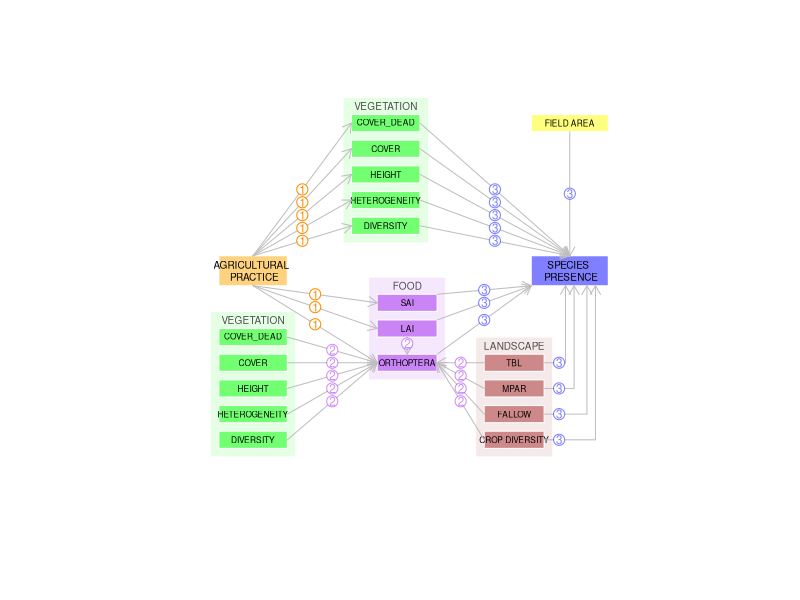

Write the R code that produced this figure.

setwd("~/First chapter/Path analysis")
pdf(file = "Path_Network_Simple.pdf")

  offset.poly = 2 
  cex.text = 0.5              
  cex.text1 = 0.6
  cex.category = 0.6 
  Treatment.name="AGRICULTURAL \n PRACTICE"  
  Species.name="SPECIES \n PRESENCE"
  
  
  require(sp)
  require(plotrix)
  require(diagram)
  
  grid.size.max <- 40
  grid.size.min <- 0
  coords <- matrix(c(grid.size.min         , grid.size.min ,
                     grid.size.max , grid.size.min ,
                     grid.size.max , grid.size.max ,
                     grid.size.min          , grid.size.max,
                     grid.size.min          , grid.size.min
  ), ncol = 2, byrow = TRUE)
  
  P1 <- Polygon(coords)
  myStudyArea.poly <-  SpatialPolygons(list(Polygons(list(P1), ID = "a")),
                                       proj4string=CRS("+proj=utm +zone=33 +datum=WGS84 +units=m +no_defs +ellps=WGS84 +towgs84=0,0,0"))
  
  
  
  plot(myStudyArea.poly, xlim=c(-20,70), ylim=c(-30,60), border="white")
  
   # axis(1)
    #axis(2)
 

  
  # ==== I. DEFINE THE BASIC PATH STRUCTURE ==== # Define position of boxes
  # ---- 1. Treatment/ PRESENCE ---- 
  Treatment=cbind(c(-22,-6,-6,-22), c(16,16,23,23)) # 1st column X : bottomleft, bottom right, topright, topleft.# 2nd column Y
  polygon(Treatment[,1], Treatment[,2], col =  adjustcolor("orange",alpha.f = 0.5), border = "white")
  text(mean(Treatment[,1]),mean(Treatment[,2]), Treatment.name, cex = cex.text1)
  
  Pres=cbind(c(51,69,69,51), c(16,16,23,23))
  polygon(Pres[,1], Pres[,2], col =  adjustcolor("blue",alpha.f = 0.5), border = "white")
  text(mean(Pres[,1]),mean(Pres[,2]), Species.name, cex = cex.text1) 
  
  
  # ---- 2. FOOD ---- 
  SAI_sd=cbind(c(15,29,29,15), c(10,10,14,14))
  LAI_sd=cbind(c(15,29,29,15), c(4,4,8,8))
  biom=cbind(c(15,29,29,15), c(-4,-4,0,0))
  
  food= rbind(SAI_sd,LAI_sd,biom)
  min1 <- min(food[,1])-offset.poly
  min2 <- min(food[,2])-offset.poly
  max1 <- max(food[,1])+offset.poly
  max2 <- max(food[,2])+4
  
  
  polygon(c(min1,max1,max1,min1) ,
          c(min2,min2,max2,max2)  ,
          col =  adjustcolor("purple",alpha.f = 0.1), border = "white")
  text(mean(food[,1]),max(food[,2])+2 , "FOOD", col=grey(0.3), cex=cex.category)
  
  
  polygon(SAI_sd[,1], SAI_sd[,2], col =  adjustcolor("purple",alpha.f = 0.5), border = "white")
  text(mean(SAI_sd[,1]),mean(SAI_sd[,2]), "SAI", cex = cex.text)
  
  polygon(LAI_sd[,1], LAI_sd[,2], col =  adjustcolor("purple",alpha.f = 0.5), border = "white")
  text(mean(LAI_sd[,1]),mean(LAI_sd[,2]), "LAI", cex = cex.text)
  
  polygon(biom[,1], biom[,2], col =  adjustcolor("purple",alpha.f = 0.5), border = "white")
  text(mean(biom[,1]),mean(biom[,2]), "ORTHOPTERA", cex = cex.text)
  
  # ---- 3. VEGETATION  ---- 
  Diver=cbind(c(9,25,25,9), c(28,28,32,32))
  Heter=cbind(c(9,25,25,9), c(34,34,38,38))
  Height=cbind(c(9,25,25,9), c(40,40,44,44))
  Cover=cbind(c(9,25,25,9), c(46,46,50,50))
  Cover_dead=cbind(c(9,25,25,9), c(52,52,56,56))
  
  veg= rbind(Diver,Heter,Height,Cover,Cover_dead)
  min1 <- min(veg[,1])-offset.poly
  min2 <- min(veg[,2])-offset.poly
  max1 <- max(veg[,1])+offset.poly
  max2 <- max(veg[,2])+4
  
  polygon(c(min1,max1,max1,min1) ,
          c(min2,min2,max2,max2)  ,
          col =  adjustcolor("green",alpha.f = 0.1), border = "white")
  text(mean(veg[,1]),max(veg[,2])+2 , "VEGETATION", col=grey(0.3), cex=cex.category)
  
  
  polygon(Diver[,1], Diver[,2], col =  adjustcolor("green",alpha.f = 0.5), border = "white")
  text(mean(Diver[,1]),mean(Diver[,2]), "DIVERSITY", cex = cex.text)
  
  polygon(Heter[,1], Heter[,2], col =  adjustcolor("green",alpha.f = 0.5), border = "white")
  text(mean(Heter[,1]),mean(Heter[,2]), "HETEROGENEITY", cex = cex.text)
  
  polygon(Height[,1], Height[,2], col =  adjustcolor("green",alpha.f = 0.5), border = "white")
  text(mean(Height[,1]),mean(Height[,2]), "HEIGHT", cex = cex.text)
  
  polygon(Cover[,1], Cover[,2], col =  adjustcolor("green",alpha.f = 0.5), border = "white")
  text(mean(Cover[,1]),mean(Cover[,2]), "COVER", cex = cex.text)
  
  polygon(Cover_dead[,1], Cover_dead[,2], col =  adjustcolor("green",alpha.f = 0.5), border = "white")
  text(mean(Cover_dead[,1]),mean(Cover_dead[,2]), "COVER_DEAD", cex = cex.text)
  
  # ---- 4. VEGETATION  2 ---- 
  Diver1=cbind(c(-22,-6,-6,-22), c(-22,-22,-18,-18))
  Heter1=cbind(c(-22,-6,-6,-22), c(-16,-16,-12,-12))
  Height1=cbind(c(-22,-6,-6,-22), c(-10,-10,-6,-6))
  Cover1=cbind(c(-22,-6,-6,-22), c(-4,-4,0,0))
  Cover_dead1=cbind(c(-22,-6,-6,-22), c(2,2,6,6))
  
  veg1= rbind(Diver1,Heter1,Height1,Cover1,Cover_dead1)
  min1 <- min(veg1[,1])-offset.poly
  min2 <- min(veg1[,2])-offset.poly
  max1 <- max(veg1[,1])+offset.poly
  max2 <- max(veg1[,2])+4
  
  
  polygon(c(min1,max1,max1,min1) ,
          c(min2,min2,max2,max2)  ,
          col =  adjustcolor("green",alpha.f = 0.1), border = "white")
  text(mean(veg1[,1]),max(veg1[,2])+2 , "VEGETATION", col=grey(0.3), cex=cex.category)
  
  
  polygon(Diver1[,1], Diver1[,2], col =  adjustcolor("green",alpha.f = 0.5), border = "white")
  text(mean(Diver1[,1]),mean(Diver1[,2]), "DIVERSITY", cex = cex.text)
  
  polygon(Heter1[,1], Heter1[,2], col =  adjustcolor("green",alpha.f = 0.5), border = "white")
  text(mean(Heter1[,1]),mean(Heter1[,2]), "HETEROGENEITY", cex = cex.text)
  
  polygon(Height1[,1], Height1[,2], col =  adjustcolor("green",alpha.f = 0.5), border = "white")
  text(mean(Height1[,1]),mean(Height1[,2]), "HEIGHT", cex = cex.text)
  
  polygon(Cover1[,1], Cover1[,2], col =  adjustcolor("green",alpha.f = 0.5), border = "white")
  text(mean(Cover1[,1]),mean(Cover1[,2]), "COVER", cex = cex.text)
  
  polygon(Cover_dead1[,1], Cover_dead1[,2], col =  adjustcolor("green",alpha.f = 0.5), border = "white")
  text(mean(Cover_dead1[,1]),mean(Cover_dead1[,2]), "COVER_DEAD", cex = cex.text)
  
  
  # ---- 5. LANDSCAPE  ---- 
  tbl=cbind(c(40,54,54,40), c(-4,-4,0,0))
  par=cbind(c(40,54,54,40), c(-10,-10,-6,-6))
  Fallow=cbind(c(40,54,54,40), c(-16,-16,-12,-12))
  Irrig=cbind(c(40,54,54,40), c(-22,-22,-18,-18))
  area=cbind(c(51,69,69,51), c(52,52,56,56))
  
  
  landscape= rbind(tbl,par,Fallow,Irrig)
  min1 <- min(landscape[,1])-offset.poly
  min2 <- min(landscape[,2])-offset.poly
  max1 <- max(landscape[,1])+offset.poly
  max2 <- max(landscape[,2])+4
  
  
  polygon(c(min1,max1,max1,min1) ,
          c(min2,min2,max2,max2)  ,
          col =  adjustcolor("brown",alpha.f = 0.1), border = "white")
  
  text(mean(landscape[,1]),max(landscape[,2])+2 , "LANDSCAPE", col=grey(0.3), cex=cex.category)
  
  polygon(tbl[,1], tbl[,2], col =  adjustcolor("brown",alpha.f = 0.5), border = "white")
  text(mean(tbl[,1]),mean(tbl[,2]), "TBL", cex = cex.text)
  
  
  polygon(par[,1], par[,2], col =  adjustcolor("brown",alpha.f = 0.5), border = "white")
  text(mean(par[,1]),mean(par[,2]), "MPAR", cex = cex.text)
  
  polygon(Fallow[,1], Fallow[,2], col =  adjustcolor("brown",alpha.f = 0.5), border = "white")
  text(mean(Fallow[,1]),mean(Fallow[,2]), "FALLOW", cex = cex.text)
  
  polygon(Irrig[,1], Irrig[,2], col =  adjustcolor("brown",alpha.f = 0.5), border = "white")
  text(mean(Irrig[,1]),mean(Irrig[,2]), "CROP DIVERSITY", cex = cex.text)
  
  polygon(area[,1], area[,2], col =  adjustcolor("yellow",alpha.f = 0.5), border = "white")
  text(mean(area[,1]),mean(area[,2]), "FIELD AREA", cex = cex.text)
  
  
  # ==== II. ADD THE ARROW ====  Define position of beginning and end of arrows (NO LANDSCAPE)
  #FROM Treatment 
  
  predictors <- c( rep("Treatment", 8),
                   "Diver", "Heter", "Height", "Cover", "Cover_dead",
                   "Diver", "Heter", "Height", "Cover", "Cover_dead",
                   "tbl","par","Fallow","Irrig",
                   "SAI_sd", "LAI_sd", "biom",
                   "LAI_sd", 
                   "area")
  
  response <- c("SAI_sd","LAI_sd","biom","Diver","Heter","Height","Cover","Cover_dead",
                rep("Pres",5),
                rep("biom", 5),
                rep("biom", 4),
                rep("Pres",3),
                "biom",
                "Pres")
  
  x0= c(rep(mean(Treatment[c(1:2),1]),8),
        mean(Diver[c(2),1]), mean(Heter[c(2),1]), mean(Height[c(2),1]), mean(Cover[c(2),1]), mean(Cover_dead[c(2),1]),
        mean(Diver1[c(2),1]), mean(Heter1[c(2),1]), mean(Height1[c(2),1]), mean(Cover1[c(2),1]), mean(Cover_dead1[c(2),1]),
        mean(tbl[c(1),1]), mean(par[c(1),1]), mean(Fallow[c(1),1]), mean(Irrig[c(1),1]),
        SAI_sd[3,1], LAI_sd[3,1], biom[3,1],
        mean(LAI_sd[1:2,1]),
        mean(area[1:2,1]))
  
  x1= c(SAI_sd[1,1] , LAI_sd[1,1], biom[1,1], Diver[1,1], Heter[1,1], Height[1,1], Cover[1,1], Cover_dead[1,1],
        rep(mean(Pres[1:2,1]), 5),
        rep(mean(biom[1,1]), 5),
        rep(mean(biom[2,1]), 4),
        rep(Pres[1,1],3),
        mean(biom[1:2,1]),
        mean(area[1:2,1]) )
  
  y0= c(mean(Treatment[1,2]),mean(Treatment[1,2]),mean(Treatment[1,2]),
        mean(Treatment[3,2]),mean(Treatment[3,2]),mean(Treatment[3,2]),mean(Treatment[3,2]),mean(Treatment[3,2]),
        mean(Diver[3:2,2]), mean(Heter[3:2,2]), mean(Height[3:2,2]), mean(Cover[3:2,2]), mean(Cover_dead[3:2,2]),
        mean(Diver1[3:2,2]), mean(Heter1[3:2,2]), mean(Height1[3:2,2]), mean(Cover1[3:2,2]), mean(Cover_dead1[3:2,2]),
        mean(tbl[3:2,2]), mean(par[3:2,2]), mean(Fallow[3:2,2]), mean(Irrig[3:2,2]),
        SAI_sd[3,2], LAI_sd[3,2], biom[3,2],
        LAI_sd[2,2],
        mean(area[2,2]) )
  
  
  y1= c(mean(SAI_sd[c(1,4),2]) ,mean(LAI_sd[c(1,4),2]) ,mean(biom[c(1,4),2]) ,mean(Diver[c(1,4),2]),
        mean(Heter[c(1,4),2]), mean(Height[c(1,4),2]), mean(Cover[c(1,4),2]), mean(Cover_dead[c(1,4),2]),
        rep(mean(Pres[c(4),2]), 5),
        rep(mean(biom[c(1:4),2]), 5),
        rep(mean(biom[c(2:3),2]), 4),
        rep(Pres[1,2],3),
        biom[3,2],
        mean(Pres[3,2]) )
  
  let <- c("1", "1", "1", "1", "1", "1", "1", "1", "3", "3", "3", "3", "3", 
           "2", "2", "2", "2", "2", "2", "2", "2", "2", "3", "3", "3", "2", "3")
  
#  for(i in 1:length(x0)){ # For all grey
    
#      arrows(x0=x0[i], x1=x1[i], y0=y0[i], y1= y1[i],length = 0.1, lwd=1, col= "grey" )
#      draw.circle(mean(c(x0[i], x1[i])), mean(c(y0[i], y1[i])), radius = 1.3, border = "grey",
#                  col = "white")
#      text(mean(c(x0[i], x1[i])) , mean(c(y0[i], y1[i])),let[i], cex = 0.7, col = "grey")
     
#  }
  
  #By colours ( = PlotMeta)
  
  for(i in 1:8){ 
    
    arrows(x0=x0[i], x1=x1[i], y0=y0[i], y1= y1[i],length = 0.1, lwd=1, col= "grey" )
    draw.circle(mean(c(x0[i], x1[i])), mean(c(y0[i], y1[i])), radius = 1.3, border = "darkorange", col = "white")
    text(mean(c(x0[i], x1[i])) , mean(c(y0[i], y1[i])),let[i], cex = 0.7, col = "darkorange")
    
  }
  
  for(i in 9:13){ 
    
    arrows(x0=x0[i], x1=x1[i], y0=y0[i], y1= y1[i],length = 0.1, lwd=1, col= "grey" )
    draw.circle(mean(c(x0[i], x1[i])), mean(c(y0[i], y1[i])), radius = 1.3, border = adjustcolor("blue",alpha.f = 0.5), 
                col = "white")
    text(mean(c(x0[i], x1[i])) , mean(c(y0[i], y1[i])),let[i], cex = 0.7, col = adjustcolor("blue",alpha.f = 0.5))
    
  }
  
  for(i in 14:22){ 
    
    arrows(x0=x0[i], x1=x1[i], y0=y0[i], y1= y1[i],length = 0.1, lwd=1, col= "grey" )
    draw.circle(mean(c(x0[i], x1[i])), mean(c(y0[i], y1[i])), radius = 1.3, border = adjustcolor("purple",alpha.f = 0.5), 
                col = "white")
    text(mean(c(x0[i], x1[i])) , mean(c(y0[i], y1[i])),let[i], cex = 0.7, col = adjustcolor("purple",alpha.f = 0.5))
    
  }
  
  for(i in 23:25){ 
    
    arrows(x0=x0[i], x1=x1[i], y0=y0[i], y1= y1[i],length = 0.1, lwd=1, col= "grey" )
    draw.circle(mean(c(x0[i], x1[i])), mean(c(y0[i], y1[i])), radius = 1.3, border = adjustcolor("blue",alpha.f = 0.5), 
                col = "white")
    text(mean(c(x0[i], x1[i])) , mean(c(y0[i], y1[i])),let[i], cex = 0.7, col = adjustcolor("blue",alpha.f = 0.5))
    
  }
  
  i = 26
  arrows(x0=x0[i], x1=x1[i], y0=y0[i], y1= y1[i],length = 0.1, lwd=1, col= "grey" )
  draw.circle(mean(c(x0[i], x1[i])), mean(c(y0[i], y1[i])) + 0.5, radius = 1.3, border = adjustcolor("purple",alpha.f = 0.5), 
              col = "white")
  text(mean(c(x0[i], x1[i])) , mean(c(y0[i], y1[i])) + 0.5,let[i], cex = 0.7, col = adjustcolor("purple",alpha.f = 0.5))
  
  i = 27
  arrows(x0=x0[i], x1=x1[i], y0=y0[i], y1= y1[i],length = 0.1, lwd=1, col= "grey" )
  draw.circle(mean(c(x0[i], x1[i])), mean(c(y0[i], y1[i])), radius = 1.3, border = adjustcolor("blue",alpha.f = 0.5), 
              col = "white")
  text(mean(c(x0[i], x1[i])) , mean(c(y0[i], y1[i])),let[i], cex = 0.7, col = adjustcolor("blue",alpha.f = 0.5))
  
  #NOW, ADD LANDSCAPE ARROWS. AQUI
  
   
    arrows(x0=mean(Pres[1:2,1])+6, x1=mean(Pres[1:2,1])+6, y0=mean(Irrig[3:2,2]), y1= mean(Pres[c(2),2]), length = 0.1, 
           lwd=1, col= "grey")
    
    segments(x0=mean(Irrig[2,1]), x1=mean(Pres[1:2,1])+6, y0=mean(Irrig[3:2,2]), y1= mean(Irrig[3:2,2]),
             lwd=1, col= "grey")
    
    draw.circle(mean(c(mean(Irrig[2,1]), mean(Pres[1:2,1])+6))-2.5, mean(c(mean(Irrig[3:2,2]), mean(Irrig[3:2,2]))), radius = 1.3, 
                     border = adjustcolor("blue",alpha.f = 0.5), col = "white")
    
    text(mean(c(mean(Irrig[2,1]), mean(Pres[1:2,1])+6))-2.5 , mean(c(mean(mean(Irrig[3:2,2])), mean(Irrig[3:2,2]))),"3", cex = 0.7, 
         col = adjustcolor("blue",alpha.f = 0.5))
    

    
    
  
    arrows(x0=mean(Pres[1:2,1])+4, x1=mean(Pres[1:2,1])+4, y0=mean(Fallow[3:2,2]), y1= mean(Pres[c(2),2]), length = 0.1, 
           lwd=1, col= "grey")
    
    segments(x0=mean(Fallow[2,1]), x1=mean(Pres[1:2,1])+4, y0=mean(Fallow[3:2,2]), y1= mean(Fallow[3:2,2]),
             lwd=1, col= "grey")
    
    draw.circle(mean(c(mean(Irrig[2,1]), mean(Pres[1:2,1])+6))-2.5, mean(c(mean(Fallow[3:2,2]), mean(Fallow[3:2,2]))), radius = 1.3, 
                border = adjustcolor("blue",alpha.f = 0.5), col = "white")
    
    text(mean(c(mean(Irrig[2,1]), mean(Pres[1:2,1])+6))-2.5 , mean(c(mean(Fallow[3:2,2]), mean(Fallow[3:2,2]))),"3", cex = 0.7, 
         col = adjustcolor("blue",alpha.f = 0.5))
    
    
    
    
    
    arrows(x0=mean(Pres[1:2,1])+1, x1=mean(Pres[1:2,1])+1, y0=mean(par[3:2,2]), y1= mean(Pres[c(2),2]), length = 0.1, 
           lwd=1, col="grey")
    
    segments(x0=mean(par[2,1]), x1=mean(Pres[1:2,1])+1, y0=mean(par[3:2,2]), y1= mean(par[3:2,2]),
             lwd=1, col="grey")
    
    draw.circle(mean(c(mean(Irrig[2,1]), mean(Pres[1:2,1])+6))-2.5, mean(c(mean(par[3:2,2]), mean(par[3:2,2]))), radius = 1.3, 
                border = adjustcolor("blue",alpha.f = 0.5), col = "white")
    
    text(mean(c(mean(Irrig[2,1]), mean(Pres[1:2,1])+6))-2.5 , mean(c(mean(par[3:2,2]), mean(par[3:2,2]))),"3", cex = 0.7, 
         col = adjustcolor("blue",alpha.f = 0.5))
    
    
    
    
    arrows(x0=mean(Pres[1:2,1])-1, x1=mean(Pres[1:2,1])-1, y0=mean(tbl[3:2,2]), y1= mean(Pres[c(2),2]), length = 0.1, 
           lwd=1, col= "grey")
    
    segments(x0=mean(tbl[2,1]), x1=mean(Pres[1:2,1])-1, y0=mean(tbl[3:2,2]), y1= mean(tbl[3:2,2]),
             lwd=1, col= "grey")
    
    draw.circle(mean(c(mean(Irrig[2,1]), mean(Pres[1:2,1])+6))-2.5, mean(c(mean(tbl[3:2,2]), mean(tbl[3:2,2]))), radius = 1.3, 
                border = adjustcolor("blue",alpha.f = 0.5), col = "white")
    
    text(mean(c(mean(Irrig[2,1]), mean(Pres[1:2,1])+6))-2.5 , mean(c(mean(tbl[3:2,2]), mean(tbl[3:2,2]))),"3", cex = 0.7, 
         col = adjustcolor("blue",alpha.f = 0.5))
    
    
    #CORRELATED ERRORS
    
    
 #   arrows(x0=mean(Cover1[2,1]), x1=mean(SAI_sd[1,1]), y0=mean(Cover1[2:3,2]), y1= mean(SAI_sd[2:3,2]), length = 0, 
 #          lwd=1, col= "red",lty = "dashed")
 #   
 #   draw.circle(mean ( c(mean(Cover1[2,1]), mean(SAI_sd[1,1])) ) - 6, mean( c(mean(Cover1[2:3,2]), mean(SAI_sd[2:3,2])) ) - 4, radius = 1.3, 
 #               border = "red", col = "white")
 #               
 #   text( mean ( c(mean(Cover1[2,1]), mean(SAI_sd[1,1])) ) - 6, mean( c(mean(Cover1[2:3,2]), mean(SAI_sd[2:3,2])) ) - 4,"F", cex = 0.7, 
 #        col = "red")
 #   
    
    
    
 #   arrows(x0=mean(Height1[2,1]), x1=mean(SAI_sd[1,1]), y0=mean(Height1[2:3,2]), y1= mean(SAI_sd[2:3,2]), length = 0, 
 #          lwd=1, col= "red",lty = "dashed")
 #   
 #   draw.circle(mean ( c(mean(Height1[2,1]), mean(SAI_sd[1,1])) ) - 6, mean( c(mean(Height1[2:3,2]), mean(SAI_sd[2:3,2])) ) - 6, radius = 1.3, 
 #               border = "red", col = "white")
 #   
 #   text( mean ( c(mean(Height1[2,1]), mean(SAI_sd[1,1])) ) - 6, mean( c(mean(Height1[2:3,2]), mean(SAI_sd[2:3,2])) ) - 6 ,"F", cex = 0.7, 
 #         col = "red")
 #   
    
    
 #   curvedarrow(from = c(SAI_sd[2,1],mean(SAI_sd[2:3,2])), to = c(LAI_sd[2,1],mean(LAI_sd[2:3,2])), 
 #               lwd = 1, code = 3, lcol = "red", lty = "dashed", curve = -0.7, arr.pos = 1, arr.type = "simple", col = "red", arr.col = "red",
 #               arr.length = 0.3) #Error when adding code = 3 for double-headed arrow
 #   
 #   draw.circle( 33, mean( c(mean(SAI_sd[2:3,2]), mean(LAI_sd[2:3,2])) ), radius = 1.3, 
 #               border = "red", col = "white")
 #   
 #   text( 33, mean( c(mean(SAI_sd[2:3,2]), mean(LAI_sd[2:3,2])) ),"E", cex = 0.7, col = "red")
    
    

    dev.off()
  
  
  
  
  
